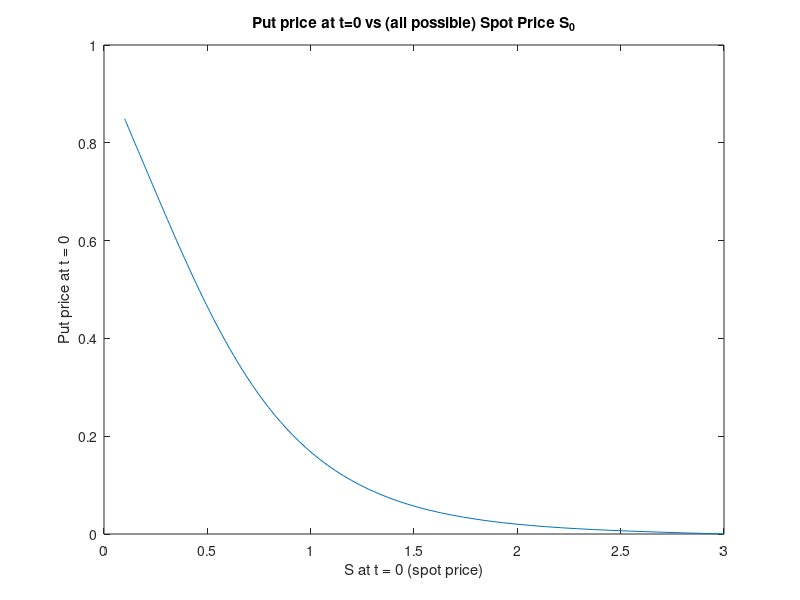

Write the MATLAB code that produced this figure.
%% LECTURE 11 - Explicit Euler for EU Put - Noé Debrois - 29/10/2024
% Script to price a EU Put Option, under B&S model, using log-price PDE.
% We implement Finite Difference Method using EXPLICIT EULER SCHEME.
%%%%%%%%%%%%%%%%%%%%%%%%%%%%%%%%%%%%%%%%%%%%%%%%%%%%%%%%%%%%%%%%%%%%%%%%%%%
% About EXPLICIT EULER SCHEME :
% We make an error at each iteration. The Explicit Euler Scheme is instable
% because the errors cumulate each other. And we do not know exactly how
% large M shoud be. It is "M >> N - conditionally stable" : try and error.
% Explicit Euler is VERY SIMPLE but CONDITIONALLY STABLE so let's take a
% look at "Implicit Euler".
clear
close all
%
%% 1. Parameters & Grids :
% Model parameters :
S0 = 1; K = 0.95; r = 0.001; sigma = 0.5; T = 1;

% Space grid :
N = 100; % Number of points in the space dimension.
Smin = 0.1 * S0; % Found by experience : we assume that the spot price has
Smax = 3 * S0;   % a negligible probability of falling below 10% of S0, and
                 % of rising above 3 * S0.
xmin = log(Smin/S0); % x lives in [xmin, xmax]=[log(Smin/S0),log(Smax/S0)].
xmax = log(Smax/S0);
dx = (xmax - xmin) / N; % Space grid step.
x = xmin + (0:N) * dx;  % From x0 = xmin to xN = xmax (in total : N+1 pts).
% x = linspace(xmin, xmax, N+1);

% Time grid :
M = 1000;   % Number of points in the time dimension.
dt = T / M; % Time grid step.
t = (0:M) * dt; % t lives in [0, T], divided in M subintervals : M+1 pts.
%
%% 2. Explicit Euler - Backward in time loop :
% Vector of price (for all x) that we will update backwardly from T to 0 
% (i.e from tM to t0) :
c = max(K - S0 * exp(x'), 0);

cnew = zeros(size(c)); % New price vector that we will compute using prices
% from c (in cnew : prices at time t{j-1} ; in c : prices at time t_{j}).

for j=M:-1:1 % BACKWARD from t_M to t_0.
    % We know c t_j -> we compute cnew t_{j-1}.
    %
    % Boundary condition for PUT : "v(t, xmin) = K * e^[-r(T-t)] - Smin, 
    % for all t" :
    cnew(1) = K * exp(-r * (T - (j - 1) * dt)) - Smin;
    %
    for i=2:N
        % Explicit Euler Scheme : by moving V_{j-1, i} (UNKNOWN) on the left :
        % V_{j-1, i} = -A * dt * V_{j, i-1} - B * dt * V_{j, i} - C * dt *
        % V_{j, i+1}, 
        %
        % Where V_{j, i-1}, V_{j, i} & V_{j, i+1} are known.
        %
        % And :
        %       A = (r - sigma^2 / 2) / (2 * dx) - (sigma^2 / 2) / dx^2 ;
        %       B = - 1 / dt + sigma^2 / dx^2 + r ;
        %       C = - (r - sigma^2 / 2) / (2 * dx) - (sigma^2 / 2) / dx^2.
        %
        cnew(i) = c(i) + dt * (...
            (r - sigma^2 / 2) * (c(i + 1) - c(i - 1)) / (2 * dx) +...
            sigma^2 / 2 * (c(i + 1) - 2 * c(i) + c(i - 1)) / dx^2 +...
            -r * c(i));
    end
    %
    % Boundary condition for PUT : "v(t, xmax) = 0, for all t" :
    cnew(N + 1) = 0;

    % Update the price @ t_j to the new price @ t_{j-1} (BACKWARD) :
    c = cnew;
end
%
%% Plot "put price at t=0" VS "S at t=0" (for all S in [Smin, Smax]) :
% S at t = 0 represents the spot price (so, now). S0 (cf "Model
% parameters") is one example of possible spot price.
figure
plot(S0 * exp(x), c); 
title('Put price at t=0 vs (all possible) Spot Price S_0');
xlabel('S at t = 0 (spot price)');
ylabel('Put price at t = 0');
%
%% Compute the price at t = 0 :
price = interp1(x, c, 0, 'spline') % Interpolation of c at x = 0, i.e S = S0
% (S0 being the one we the one we initialized in "Model parameters").
[~, price_ex] = blsprice(S0, K, r, T, sigma) % For comparison : B&S price.